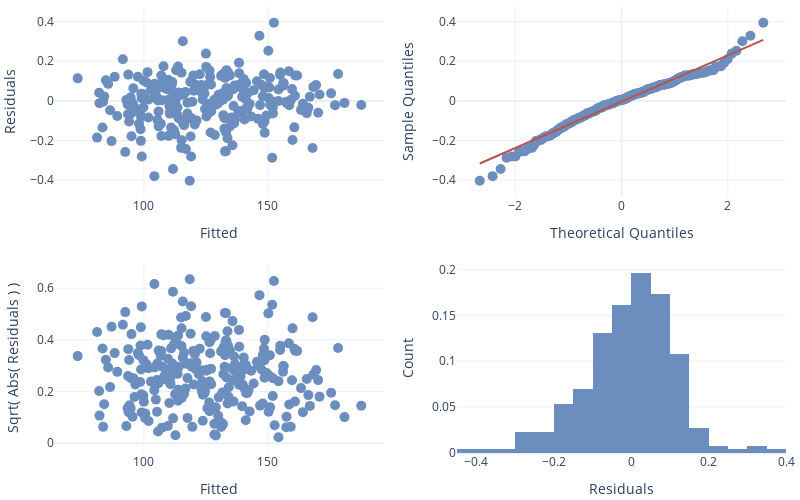

The code cell stored with this chart in its notebook:
### Code cell
glmm_mean_snt = glmer('Mean ~ Stain * Tissue + (1|Experiment) + (1|ROI)', data=pl_df_measures, family='Gamma', link='log')
glmm_mean_snt.set_factors(['Stain', 'Tissue'])

# Convert estimates to odds
display(glmm_mean_snt.fit(exponentiate=True, summary=True, conf_method='boot'))
display(glmm_mean_snt.result_fit_stats)
stat_diagnostics(glmm_mean_snt.data['fitted'], glmm_mean_snt.data['resid'], glmm_mean_snt.data['Experiment'])

### Figure 1 — Plotly figure (JSON) as saved in the notebook; plotly's stock layout.template omitted (floating-point values rounded to 4 significant figures; data arrays with more than 128 entries replaced by an {"elided": "..."} marker saying what was removed)
{"data": [{"marker": {"color": "#6C8EBF", "size": 10}, "mode": "markers", "text": {"elided": "260 str values"}, "type": "scatter", "x": {"elided": "260 float values"}, "xaxis": "x", "y": {"elided": "260 float values"}, "yaxis": "y"}, {"marker": {"color": "#6C8EBF", "size": 10}, "mode": "markers", "type": "scatter", "x": {"elided": "260 float values"}, "xaxis": "x2", "y": {"elided": "260 float values"}, "yaxis": "y2"}, {"marker": {"color": "#B85450", "line": {"width": 2}}, "mode": "lines", "type": "scatter", "x": {"elided": "260 float values"}, "xaxis": "x2", "y": {"elided": "260 float values"}, "yaxis": "y2"}, {"marker": {"color": "#6C8EBF", "size": 10}, "mode": "markers", "text": {"elided": "260 str values"}, "type": "scatter", "x": {"elided": "260 float values"}, "xaxis": "x3", "y": {"elided": "260 float values"}, "yaxis": "y3"}, {"histnorm": "probability", "marker": {"color": "#6C8EBF"}, "type": "histogram", "x": {"elided": "260 float values"}, "xaxis": "x4", "yaxis": "y4"}], "layout": {"height": 500, "margin": {"b": 5, "l": 10, "r": 10, "t": 5}, "showlegend": false, "width": 800, "xaxis": {"anchor": "y", "domain": [0, 0.45], "title": {"text": "Fitted"}}, "xaxis2": {"anchor": "y2", "domain": [0.55, 1], "title": {"text": "Theoretical Quantiles"}}, "xaxis3": {"anchor": "y3", "domain": [0, 0.45], "title": {"text": "Fitted"}}, "xaxis4": {"anchor": "y4", "domain": [0.55, 1], "title": {"text": "Residuals"}}, "yaxis": {"anchor": "x", "domain": [0.575, 1], "title": {"text": "Residuals"}}, "yaxis2": {"anchor": "x2", "domain": [0.575, 1], "title": {"text": "Sample Quantiles"}}, "yaxis3": {"anchor": "x3", "domain": [0, 0.425], "title": {"text": "Sqrt( Abs( Residuals ) )"}}, "yaxis4": {"anchor": "x4", "domain": [0, 0.425], "title": {"text": "Count"}}}}
